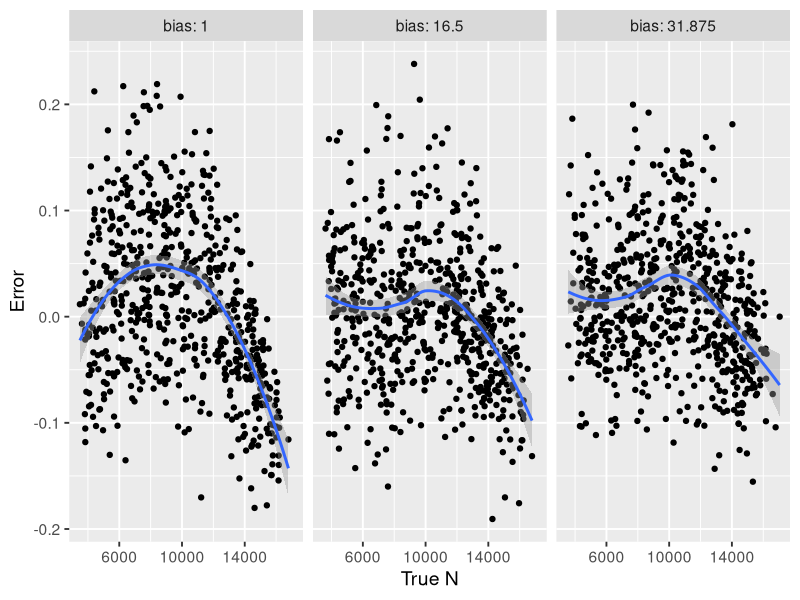
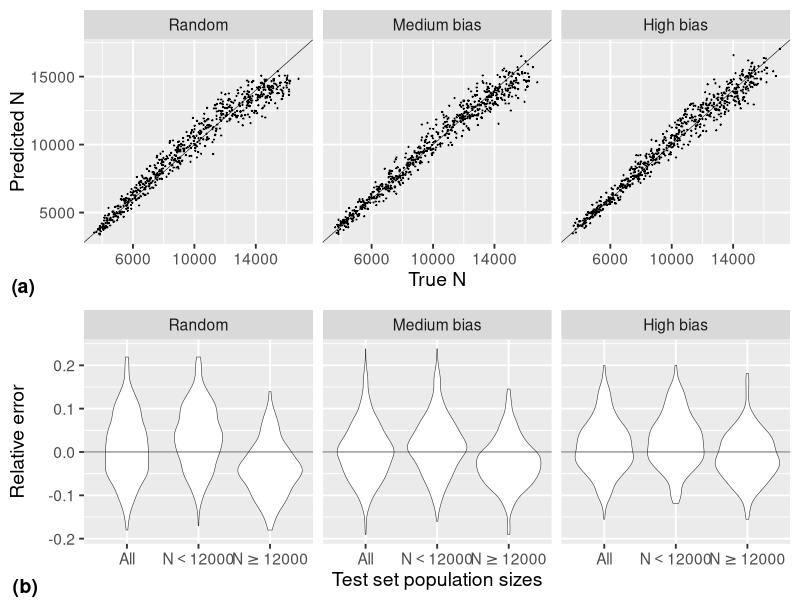
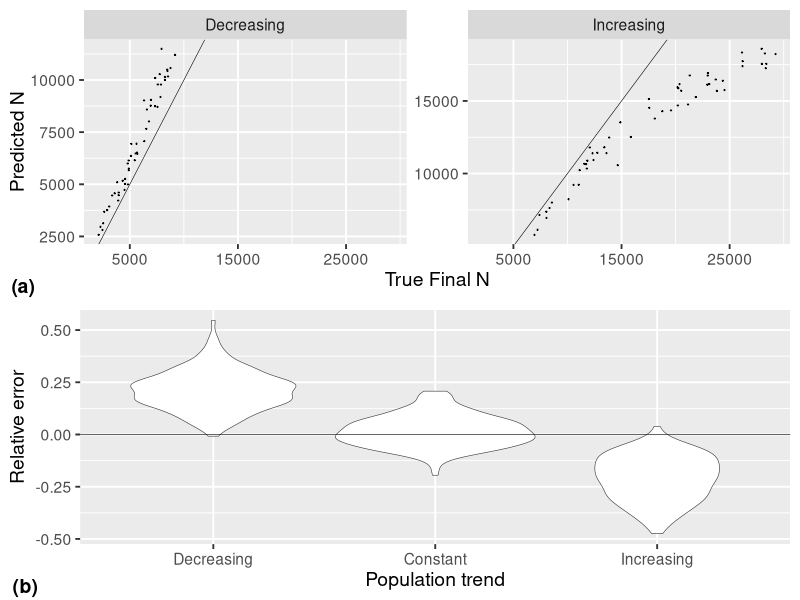
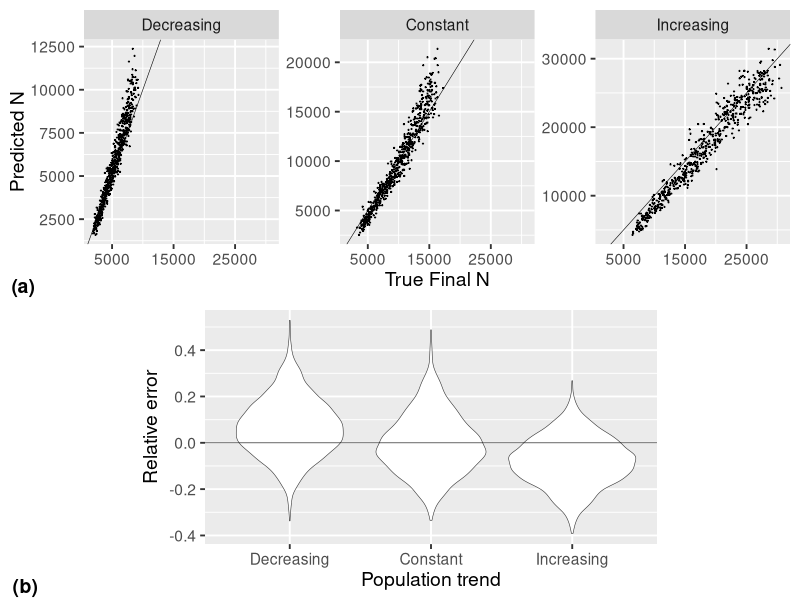

These charts were generated, in order, by the following R code:
library(tidyverse)
library(gridExtra)
library(cowplot)
theme_set(theme_gray(base_size = 14))

# Results for less than or greater than this size
breakpoint = 12000
# Results for bearded seal network trained and tested on constant population size
con_con <- read.csv("constant_size_network.csv")
con_con <- con_con %>% mutate(breakpoint = ifelse(truth < breakpoint, 'N<12000', 'N>12000'))
# Results for bearded seal network trained on constant population size and tested on changing population size
con_change <- read.csv("misspecified_trend.csv")
con_change <- mutate(con_change, surv_mult = factor(surv_mult)) %>%
  mutate(breakpoint = ifelse(true_N_final < breakpoint, 'N<12000', 'N>12000'))
# Results for bearded seal network both trained and tested on changing population size
change_change <- read.csv("varying_trend_network.csv")
change_change <- mutate(change_change, surv_mult = factor(surv_mult))
change_change <- change_change %>%
  mutate(breakpoint = ifelse(true_N_final < breakpoint, 'N<12000', 'N>12000'))
# Compute MSE and mean relative error (as percent of truth)
con_con <- mutate(con_con, error = bearded_nn_pred - truth,
                  rel_error = error/truth, bias = factor(bias))
con_change<- mutate(con_change, error = bearded_nn_pred - true_N_final,
                    rel_error = error/true_N_final, bias = factor(bias))
change_change<- mutate(change_change, error = bearded_nn_pred - true_N_final,
                       rel_error = error/true_N_final, bias = factor(bias))

### Results for constant population size ###
# True vs predicted
bias_labels <- c('1' = 'Random', '16.5' = 'Medium bias', '31.875' = 'High bias')
tvsp <- ggplot(con_con, aes(x = truth, y = bearded_nn_pred)) +
  geom_point(size = 0.5, stroke = 0.2) +
  xlab("True N") +
  ylab("Predicted N") +
  geom_abline(slope = 1, linewidth = 0.2) +
  facet_wrap(~bias, labeller = as_labeller(bias_labels))
violin_df <- con_con
violin_df$breakpoint = 'All'
violin_df <- bind_rows(con_con, violin_df)
violin <- ggplot(violin_df, aes(x = breakpoint, y = rel_error)) +
  geom_violin(linewidth = 0.2) +
  geom_hline(yintercept = 0, linewidth = 0.2) +
  facet_wrap(~bias, labeller = as_labeller(bias_labels)) +
  xlab("Test set population sizes") +
  ylab("Relative error") +
  scale_x_discrete(labels = c("All", expression(N<12000), expression(N>=12000)))
g <- plot_grid(tvsp, violin, align = "hv", ncol = 1,
               labels = c("(a)", "(b)"),
               label_x = 0, label_y = 0,
               hjust = -0.5, vjust = -0.5)
ggsave("figure3.pdf", g, width = 8, height = 5.33)

# Relative error
ggplot(con_con, aes(x = truth, y = rel_error)) +
  geom_point() +
  xlab("True N") +
  ylab("Error") +
  geom_abline(slope = 1) +
  facet_wrap(~bias, labeller = "label_both") +
  geom_smooth()

## Results for constant-size training, changing size test
# Filter to use only bias of 15.5 and only increasing and decreasing trends
con_change15 <- filter(con_change, bias == 15.5, surv_mult != 1)
# Labels
surv_labels <- c('0.99' = "Decreasing", '1' = "Constant", "1.01" = "Increasing")
# True vs predicted
tvsp <- ggplot(con_change15, aes(x = true_N_final, y = bearded_nn_pred)) +
  geom_point(size = 0.5, stroke = 0.2) +
  xlab("True Final N") +
  ylab("Predicted N") +
  geom_abline(slope = 1, linewidth = 0.2) +
  facet_wrap(~surv_mult, scales = "free_y", labeller = as_labeller(surv_labels)) +
  scale_x_continuous(breaks = c(5000, 15000, 25000))
# Relative error
violin <- ggplot(con_change, aes(x = surv_mult, y = rel_error)) +
  geom_violin(linewidth = 0.2) +
  scale_x_discrete(labels = as_labeller(surv_labels)) +
  geom_hline(yintercept = 0, linewidth = 0.2) +
  xlab("Population trend") +
  ylab("Relative error")
g <- plot_grid(tvsp, violin, axis = "tblr", ncol = 1,
               labels = c("(a)", "(b)"),
               label_x = 0, label_y = 0,
               hjust = -0.5, vjust = -0.5)
ggsave("figure4.pdf", g, width = 6, height = 5.33)

## Results for changing-size training, changing size test
# Filter to use only bias of 15.5
change_change15 <- filter(change_change, bias == 15.5)
# Labels
surv_labels <- c('0.99' = "Decreasing", '1' = "Constant", "1.01" = "Increasing")
# True vs predicted
tvsp <- ggplot(change_change15, aes(x = true_N_final, y = bearded_nn_pred)) +
  geom_point(size = 0.5, stroke = 0.2) +
  xlab("True Final N") +
  ylab("Predicted N") +
  geom_abline(slope = 1, linewidth = 0.2) +
  facet_wrap(~surv_mult, scales = "free_y", labeller = as_labeller(surv_labels)) +
  scale_x_continuous(breaks = c(5000, 15000, 25000))
# Relative error
violin <- ggplot(change_change, aes(x = surv_mult, y = rel_error)) +
  geom_violin(linewidth = 0.2) +
  scale_x_discrete(labels = as_labeller(surv_labels)) +
  geom_hline(yintercept = 0,linewidth = 0.2) +
  xlab("Population trend") +
  ylab("Relative error")
bottom_row <- plot_grid(NULL, violin, NULL, ncol = 3, rel_widths = c(0.5, 2, 0.5))
g <- plot_grid(tvsp, bottom_row, axis = "tblr", ncol = 1,
               labels = c("(a)", "(b)"),
               label_x = 0, label_y = 0,
               hjust = -0.5, vjust = -0.5)
ggsave("figure5.pdf", g, width = 8, height = 5.33)


## Table of mean absolute relative error ##
# Columns: Training set, test set bias, test set trend, mrae overall, mrae < 12000, mrae > 12000
# Constant-constant
con_mrae <- con_con %>% group_by(bias) %>% summarize(mrae = mean(abs(rel_error)),
                                                     mre = mean(rel_error))
con_mrae <- con_con %>% group_by(bias, breakpoint) %>%
  summarize(mrae = mean(abs(rel_error)), mre = mean(rel_error)) %>%
  pivot_wider(names_from = breakpoint, values_from = c(mrae, mre)) %>%
  full_join(con_mrae)  %>%
  mutate(training = "constant", surv_mult = 1)
# Constant-changing
con_change_mrae <- con_change %>% filter(surv_mult !=1) %>% group_by(bias, surv_mult) %>%
  summarize(mrae = mean(abs(rel_error)), mre = mean(rel_error)) %>%
  mutate(training = 'constant')
# Changing-changing
change_change_mrae <- change_change %>% group_by(bias, surv_mult) %>%
  summarize(mrae = mean(abs(rel_error)), mre = mean(rel_error)) %>%
  mutate(training = 'varying')

# Table for constant-constant
con_con_table <- con_mrae %>%
  ungroup() %>%
  mutate(trend = case_when(surv_mult == 0.99 ~ 'decreasing',
                           surv_mult == 1.01 ~ 'increasing',
                           surv_mult == 1 ~ 'constant',
                           .default = "constant"),
         bias = as.numeric(levels(bias))[bias],
         spatial_bias = case_when(bias ==1 ~ 'random',
                          bias > 10 & bias < 20 ~ 'medium',
                          bias > 20 ~ 'high')) %>%
  select(spatial_bias, mrae, 'mrae_N<12000', 'mrae_N>12000',
         mre, 'mre_N<12000', 'mre_N>12000')
knitr::kable(con_con_table, format = 'latex', digits = 3,
             col.names = c("Spatial sampling bias",
                           "Mean relative absolute error",
                           "MRAE N<12000",
                           "MRAE N>=2000",
                           "Mean relative error",
                           "MRE N<12000",
                           "MRE N>=2000"))

# Table for constant-changing
con_change_table <- con_change_mrae %>%
  ungroup() %>%
  mutate(trend = case_when(surv_mult == 0.99 ~ 'decreasing',
                           surv_mult == 1.01 ~ 'increasing',
                           surv_mult == 1 ~ 'constant',
                           .default = "constant"),
         bias = as.numeric(levels(bias))[bias],
         spatial_bias = case_when(bias ==1 ~ 'random',
                                  bias > 10 & bias < 20 ~ 'medium',
                                  bias > 20 ~ 'high')) %>%
  select(trend, spatial_bias, mrae, mre)
knitr::kable(con_change_table, format = 'latex', digits = 3,
             col.names = c("Population trend",
                           "Spatial sampling bias",
                           "Mean relative absolute error",
                           "Mean relative error"))

# Table for changing-changing
change_change_table <- change_change_mrae %>%
  ungroup() %>%
  mutate(trend = case_when(surv_mult == 0.99 ~ 'decreasing',
                           surv_mult == 1.01 ~ 'increasing',
                           surv_mult == 1 ~ 'constant',
                           .default = "constant"),
         bias = as.numeric(levels(bias))[bias],
         spatial_bias = case_when(bias ==1 ~ 'random',
                                  bias > 10 & bias < 20 ~ 'medium',
                                  bias > 20 ~ 'high')) %>%
  select(trend, spatial_bias, mrae, mre)
knitr::kable(change_change_table, format = 'latex', digits = 3,
             col.names = c("Population trend",
                           "Spatial sampling bias",
                           "Mean relative absolute error",
                           "Mean relative error"))
